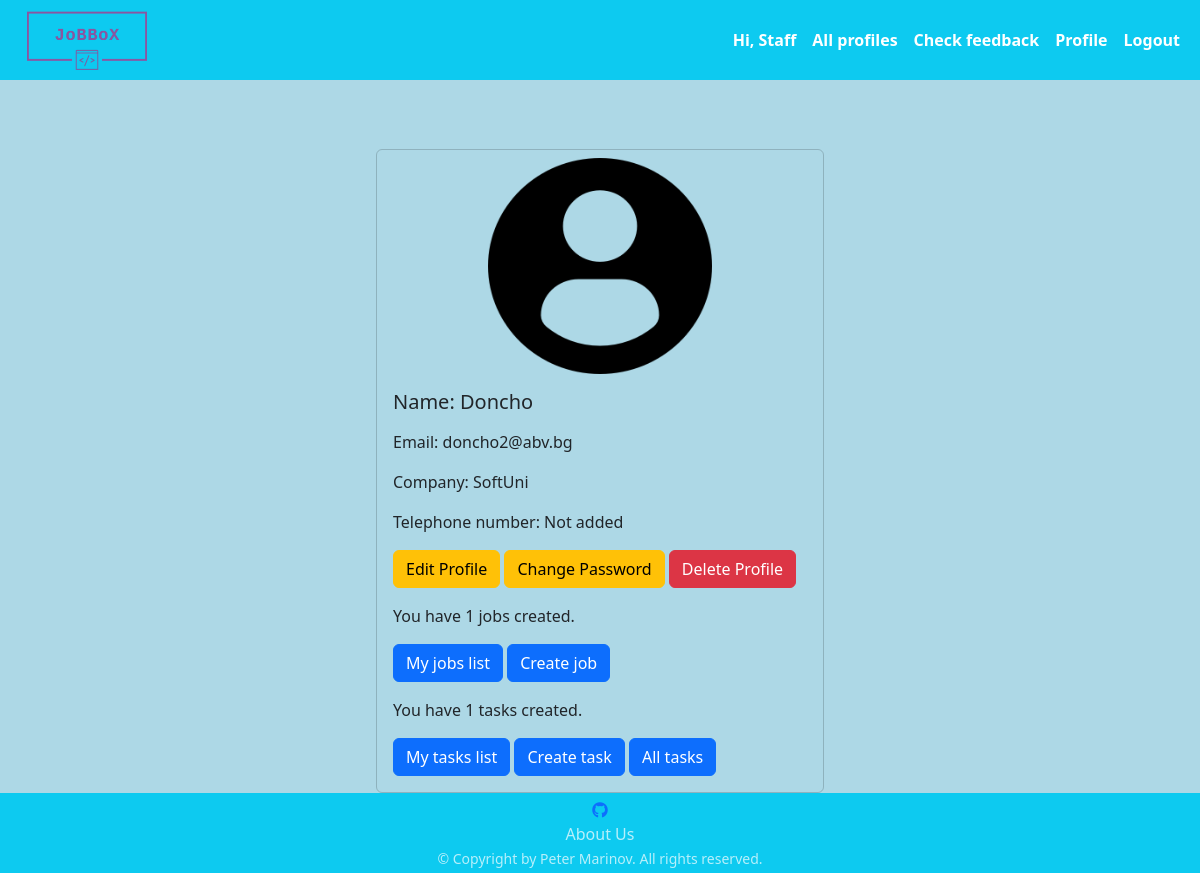
The page /user/profile/ (signed in) on the database its author committed.
### jobbox/app_auth/models.py (models this page shows)
class AppUser(auth_models.AbstractBaseUser, auth_models.PermissionsMixin):
    USERNAME_FIELD = 'email'
    objects = AppUserManager()
    email = models.EmailField(
        null=False,
        blank=False,
        unique=True,
    )
    is_staff = models.BooleanField(
        default=False,
    )

### jobbox/common/models.py (models this page shows)
class ProfileHR(models.Model):
    FIRST_NAME_MAX_LEN = 30
    LAST_NAME_MAX_LEN = 30
    COMPANY_NAME_MAX_LEN = 15
    TELEPHONE_NUMBER_MAX_LEN = 13
    TELEPHONE_NUMBER_MIN_LEN = 4
    PROFILE_PICTURE_MAX_SIZE_IN_MB = 1
    first_name = models.CharField(
        max_length=FIRST_NAME_MAX_LEN,
        null=True,
        blank=False,
        validators=[
            check_if_only_letters,
        ]
    )
    last_name = models.CharField(
        max_length=LAST_NAME_MAX_LEN,
        null=True,
        blank=True,
        validators=[
            check_if_only_letters,
        ]
    )
    company_name = models.CharField(
        max_length=COMPANY_NAME_MAX_LEN,
        null=True,
        blank=True,
    )
    profile_picture = models.ImageField(
        upload_to='profilehr',
        null=True,
        blank=True,
        validators=[
            FileSizeValidatorInMB(PROFILE_PICTURE_MAX_SIZE_IN_MB)
        ]
    )
    telephone_number = models.CharField(
        max_length=TELEPHONE_NUMBER_MAX_LEN,
        null=True,
        blank=True,
        validators=[
            validators.MinLengthValidator(TELEPHONE_NUMBER_MIN_LEN),
            check_if_number_starts_with_zero_or_plus,
        ]
    )
    user = models.OneToOneField(
        UserModel,
        on_delete=models.CASCADE,
        primary_key=True,
    )
    def full_name(self):
        if self.last_name:
            return f'{self.first_name} {self.last_name}'
        return f'{self.first_name}'
    class Meta:
        verbose_name_plural = 'Profile HRs'

### jobbox/app_auth/views.py (the view)
# urls.py: path('profile/', profile_user, name='profile_user'),
@login_required
def profile_user(request):
    context = {
        'user': request.current_user,
        'number_of_tasks': len(HRTask.objects.filter(user_id=request.current_user.pk)),
        'number_of_jobs': len(Job.objects.filter(hr=request.current_user.pk)),
    }
    return render(request, 'app_auth/profile.html', context=context)

### middawares/middawares.py (called while the page is built)
def set_profile_middleware(get_response):
    def middleware(request, *args, **kwargs):
        if request.user.is_authenticated:
            request.current_user = request.user
        else:
            request.current_user = None
        return get_response(request, *args, **kwargs)
    return middleware

### templates/app_auth/profile.html (shortened to what this page needs)
{% extends 'base.html' %}
{% load static %}
{% block content %}
    <section class="card bg-transparent" style="width: 28rem;">
        {% if user.profilehr.profile_picture %}
            <img class="card-img-top" style="max-height: 14rem;" src="/media/{{ user.profilehr.profile_picture }}"
                 alt="company logo">
        {% else %}
            <div class="d-flex justify-content-center">
                <img class="card-img-top pt-2" style="max-height: 14rem; max-width: 14rem;"
                     src="{% static 'profilehr/profile-user.png' %}" alt="">
            </div>
        {% endif %}
        <div class="card-body">
            {% if user.profilehr.full_name == None %}
                <h5 class="card-title mb-3">Name: Not given</h5>
            {% else %}
                <h5 class="card-title mb-3">Name: {{ user.profilehr.full_name }}</h5>
            {% endif %}
            <p class="card-text">Email: {{ user.email }}</p>
            <p class="card-text">Company: {{ user.profilehr.company_name }}</p>
            {% if user.telephone_number %}
                <p class="card-text">Telephone number: {{ user.profilehr.telephone_number }}</p>
            {% else %}
                <p class="card-text">Telephone number: Not added</p>
            {% endif %}
            <div id="profile-buttons">
                <a class="btn btn-warning mb-3" href="{% url 'edit_profile' %}">Edit Profile</a>
                <a class="btn btn-warning mb-3" href="{% url 'change_password' %}">Change Password</a>
                <a class="btn btn-danger mb-3" href="{% url 'delete_profile' %}">Delete Profile</a>
            </div>
            <div id="jobs-buttons">
                <p class="card-text">You have {{ number_of_jobs }} jobs created.</p>
                <a class="btn btn-primary mb-3" href="{% url 'my_hr_list' %}">My jobs list</a>
                <a class="btn btn-primary mb-3" href="{% url 'create_job' %}">Create job</a>
            </div>
            <div id="task-buttons">
                <p class="card-text">You have {{ number_of_tasks }} tasks created.</p>
                <a class="btn btn-primary" href="{% url 'list_hr_task' %}">My tasks list</a>
                <a class="btn btn-primary" href="{% url 'create_hr_task' %}">Create task</a>
                {% if request.current_user.is_superuser or request.current_user.is_staff %}
                    <a class="btn btn-primary" href="{% url 'list_all_tasks' %}">All tasks</a>
                {% endif %}
            </div>
        </div>
    </section>
{% endblock %}

### static_files/style/styles.css (style rules this page uses)
html, body { height: 100%; }
.card { padding: 0; }

### rows shown on the page
AppUser: profilehr.full_name "Doncho", email "doncho2@abv.bg", profilehr.company_name "SoftUni"

### other values the page prints
{{ number_of_jobs }} "1"
{{ number_of_tasks }} "1"
